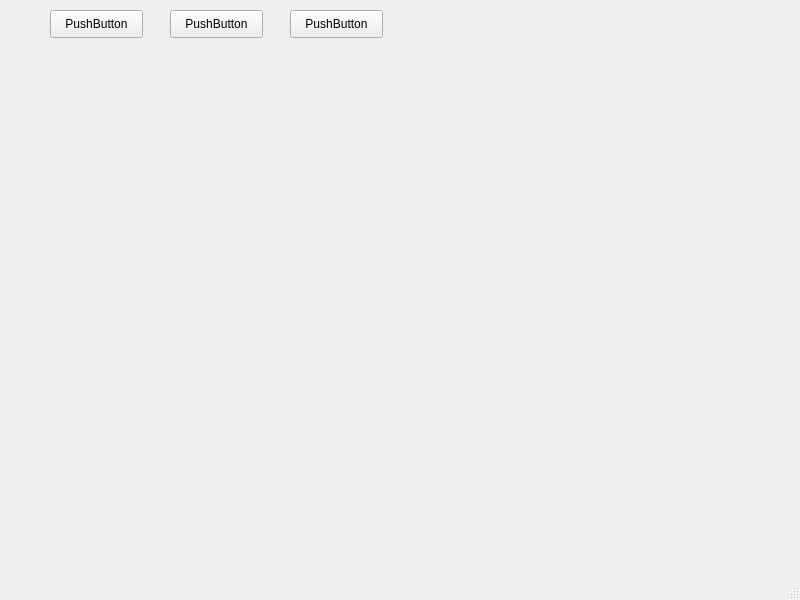
<?xml version="1.0" encoding="UTF-8"?>
<ui version="4.0">
 <class>MainWindow</class>
 <widget class="QMainWindow" name="MainWindow">
  <property name="geometry">
   <rect>
    <x>0</x>
    <y>0</y>
    <width>800</width>
    <height>600</height>
   </rect>
  </property>
  <property name="windowTitle">
   <string>MainWindow</string>
  </property>
  <property name="autoFillBackground">
   <bool>false</bool>
  </property>
  <property name="styleSheet">
   <string notr="true"/>
  </property>
  <widget class="QWidget" name="centralwidget">
   <widget class="QPushButton" name="pushButton_1">
    <property name="geometry">
     <rect>
      <x>50</x>
      <y>10</y>
      <width>93</width>
      <height>28</height>
     </rect>
    </property>
    <property name="text">
     <string>PushButton</string>
    </property>
   </widget>
   <widget class="QPushButton" name="pushButton_2">
    <property name="geometry">
     <rect>
      <x>170</x>
      <y>10</y>
      <width>93</width>
      <height>28</height>
     </rect>
    </property>
    <property name="text">
     <string>PushButton</string>
    </property>
   </widget>
   <widget class="QPushButton" name="pushButton_3">
    <property name="geometry">
     <rect>
      <x>290</x>
      <y>10</y>
      <width>93</width>
      <height>28</height>
     </rect>
    </property>
    <property name="text">
     <string>PushButton</string>
    </property>
   </widget>
   <widget class="QStackedWidget" name="stackedWidget">
    <property name="geometry">
     <rect>
      <x>10</x>
      <y>50</y>
      <width>771</width>
      <height>501</height>
     </rect>
    </property>
    <widget class="QWidget" name="page"/>
    <widget class="QWidget" name="page_2"/>
   </widget>
  </widget>
  <widget class="QMenuBar" name="menubar">
   <property name="geometry">
    <rect>
     <x>0</x>
     <y>0</y>
     <width>800</width>
     <height>26</height>
    </rect>
   </property>
  </widget>
  <widget class="QStatusBar" name="statusbar"/>
 </widget>
 <resources/>
 <connections/>
</ui>
